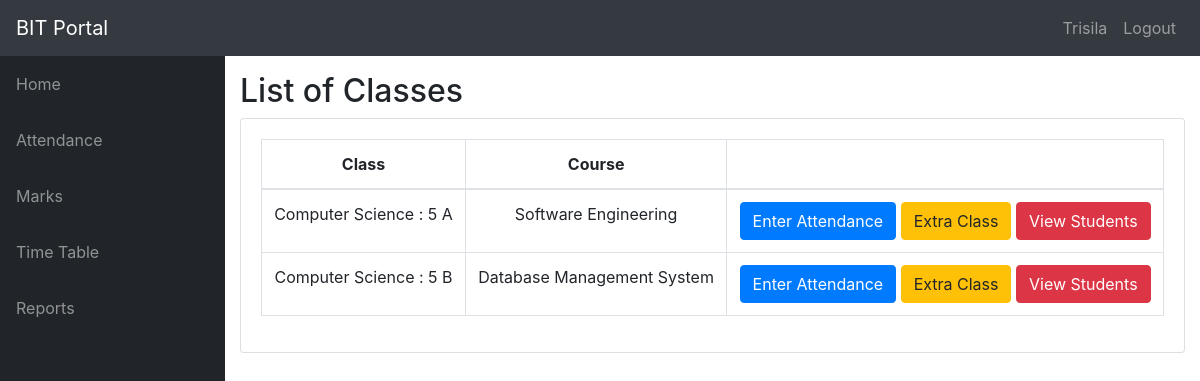
The app's page /info/teacher/CS03/1/Classes/ (signed in) with its own data.
### info/models.py (models this page shows, shortened)
class User(AbstractUser):
    @property
    def is_student(self):
        if hasattr(self, 'student'):
            return True
        return False
    @property
    def is_teacher(self):
        if hasattr(self, 'teacher'):
            return True
        return False

class Teacher(models.Model):
    user = models.OneToOneField(User, on_delete=models.CASCADE, null=True)
    id = models.CharField(primary_key=True, max_length=100)
    dept = models.ForeignKey(Dept, on_delete=models.CASCADE, default=1)
    name = models.CharField(max_length=100)
    sex = models.CharField(max_length=50, choices=sex_choice)
    DOB = models.DateField(default='1980-01-01')

class Assign(models.Model):
    class_id = models.ForeignKey(Class, on_delete=models.CASCADE)
    course = models.ForeignKey(Course, on_delete=models.CASCADE)
    teacher = models.ForeignKey(Teacher, on_delete=models.CASCADE)
    class Meta:
        unique_together = (('course', 'class_id', 'teacher'),)

class Class(models.Model):
    id = models.CharField(primary_key='True', max_length=100)
    dept = models.ForeignKey(Dept, on_delete=models.CASCADE)
    section = models.CharField(max_length=100)
    sem = models.IntegerField()
    class Meta:
        verbose_name_plural = 'classes'
    def __str__(self):
        d = Dept.objects.get(name=self.dept)
        return '%s : %d %s' % (d.name, self.sem, self.section)

class Dept(models.Model):
    id = models.CharField(primary_key='True', max_length=100)
    name = models.CharField(max_length=200)
    def __str__(self):
        return self.name

class Course(models.Model):
    dept = models.ForeignKey(Dept, on_delete=models.CASCADE)
    id = models.CharField(primary_key='True', max_length=50)
    name = models.CharField(max_length=50)
    shortname = models.CharField(max_length=50)
    def __str__(self):
        return self.name

### info/views.py (the view)
# urls.py: path('teacher/<slug:teacher_id>/<int:choice>/Classes/', views.t_clas, name='t_clas'),
@login_required # CHANGES MADE
def t_clas(request, teacher_id, choice):
    teacher1 = get_object_or_404(Teacher, id=teacher_id)
    return render(request, 'info/t_clas.html', {'teacher1': teacher1, 'choice': choice})

### info/templates/info/t_clas.html
{% extends 'info/base.html' %}
{% block content %}
    <h2>List of Classes</h2>
    <div class="card mb-3">
            <div class="card-body">
              <div class="table-responsive">
                <table class="table table-bordered text-center" id="dataTable" width="100%" cellspacing="0">
                  <thead>
                    <tr>
                        <th>Class</th>
                        <th>Course</th>
                        <th></th>
                    </tr>
                  </thead>
                  <tbody>
                    {% for ass in teacher1.assign_set.all %}
                    <tr>
                        <td>{{ ass.class_id }}</td>
                        <td>{{ ass.course }}</td>
                        <td>
                            {% if choice == 1 %}
                                <a class="btn btn-primary" href="{% url 't_class_date' ass.id %}" role="button">Enter Attendance</a>
                                <a class="btn btn-warning" href="{% url 't_extra_class' ass.id %}">Extra Class</a>
                                <a class="btn btn-danger" href="{% url 't_student' ass.id %}">View Students</a>
                            {% elif choice == 2 %}
                                <a class="btn btn-primary" href="{% url 't_marks_list' ass.id %}" role="button">Enter Marks</a>
                                <a class="btn btn-danger" href="{% url 't_student_marks' ass.id %}">View Students</a>
                            {% elif choice == 3 %}
                                <a class="btn btn-danger" href="{% url 't_report' ass.id %}">Generate reports</a>
                            {% endif %}
                        </td>
                    </tr>
                    {% empty %}
                            <p>teacher has no courses</p>
                    {% endfor %}
                  </tbody>
                </table>
              </div>
    </div>
{% endblock %}

### info/templates/info/base.html (shortened to what this page needs)
<!DOCTYPE html>
<html lang="en">
  <head>
      {% load static %}
    <link href="{% static '/info/bootstrap/vendor/bootstrap/css/bootstrap.min.css' %}" rel="stylesheet">
    <link href="{% static '/info/bootstrap/vendor/bootstrap/css/bootstrap.css' %}" rel="stylesheet" type="text/css">
    <link href="{% static '/info/bootstrap/vendor/datatables/dataTables.bootstrap4.css' %}" rel="stylesheet">
    <link href="{% static '/info/bootstrap/css/sb-admin.css' %}" rel="stylesheet">
  </head>
  <body id="page-top">
    <nav class="navbar navbar-expand navbar-dark bg-dark static-top">
      <a class="navbar-brand mr-1" href="{% url 'index' %}">BIT Portal</a>
      <button class="btn btn-link btn-sm text-white order-1 order-sm-0" id="sidebarToggle" href="#">
      </button>
        <div class="collapse navbar-collapse" id="navbarResponsive">
          <ul class="navbar-nav ml-auto">
            <li class="nav-item">
                {% if request.user.is_student %}
                    <a class="nav-link text-capitalize">{{ request.user.student.name }}</a>
                {% elif request.user.is_teacher %}
                    <a class="nav-link text-capitalize">{{ request.user.teacher.name }}</a>
                {% endif %}
            </li>
            <li class="nav-item">
                <a class="nav-link" href="#" data-toggle="modal" data-target="#logoutModal">Logout</a>
            </li>
          </ul>
        </div>
    </nav>
    <div id="wrapper">
      <ul class="sidebar navbar-nav">
            <li class="nav-item">
              <a class="nav-link" href="{% url 'index' %}">
                <span>Home</span>
              </a>
            </li>
        {% if request.user.is_student %}
            <li class="nav-item">
              <a class="nav-link" href="{% url 'attendance' request.user.student.USN %}">
                <span>Attendance</span>
              </a>
            </li>
            <li class="nav-item">
              <a class="nav-link" href="{% url 'attendance' request.user.student.USN %}">
                <span>Attendance By Subject</span>
              </a>
            </li>
            <li class="nav-item">
              <a class="nav-link" href="{% url 'marks_list' request.user.student.USN %}">
                <span>Marks</span>
              </a>
            </li>
              <li class="nav-item">
              <a class="nav-link" href="{% url 'timetable' request.user.student.class_id_id %}">
                <span>Time Table</span>
              </a>
            </li>
        {% elif request.user.is_teacher %}
            <li class="nav-item">
              <a class="nav-link" href="{% url 't_clas' request.user.teacher.id 1 %}">
                <span>Attendance</span>
              </a>
            </li>
            <li class="nav-item">
              <a class="nav-link" href="{% url 't_clas' request.user.teacher.id 2 %}">
                <span>Marks</span>
              </a>
            </li>
              <li class="nav-item">
              <a class="nav-link" href="{% url 't_timetable' request.user.teacher.id %}">
                <span>Time Table</span>
              </a>
            </li>
            <li class="nav-item">
              <a class="nav-link" href="{% url 't_clas' request.user.teacher.id 3 %}">
                <span>Reports</span>
              </a>
            </li>
        {% endif %}
      </ul>
      <div id="content-wrapper">
        <div class="container-fluid">
            {% block content %}
            {% endblock %}
        </div>
      </div>
    </div>
  </body>
</html>

### records on screen
User: user.teacher.name "Trisila"
Assign: class_id "Computer Science : 5 A", course "Software Engineering"
Assign: class_id "Computer Science : 5 B", course "Database Management System"
